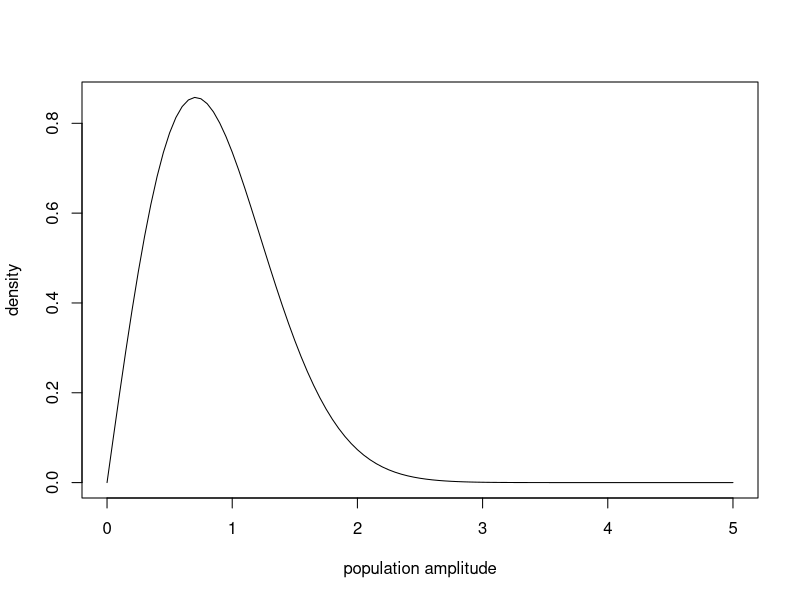
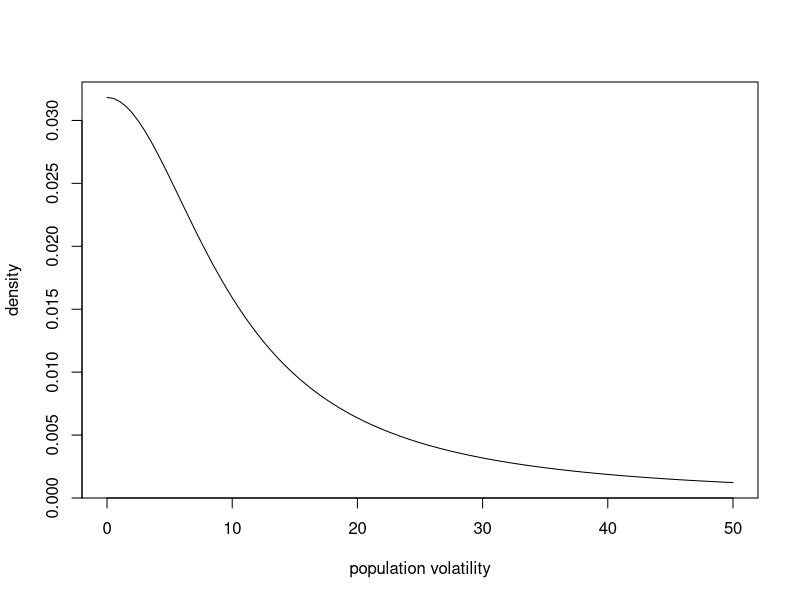
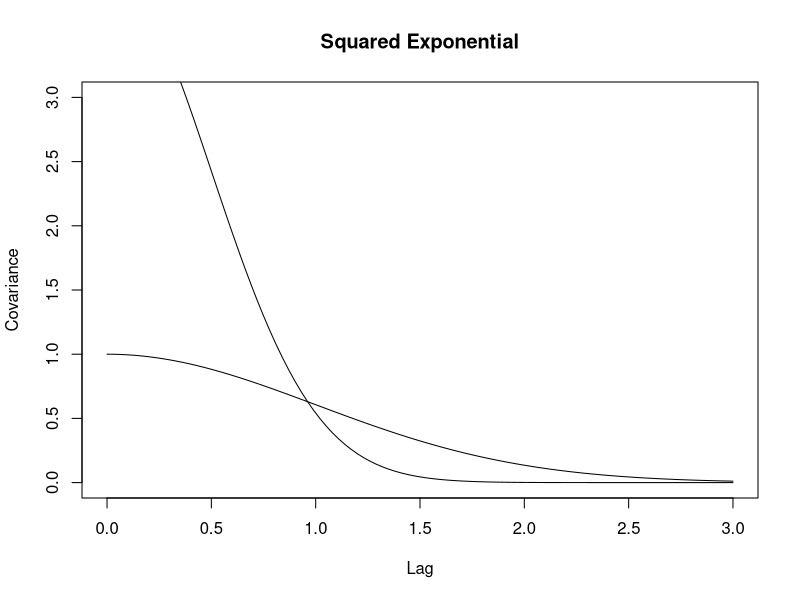
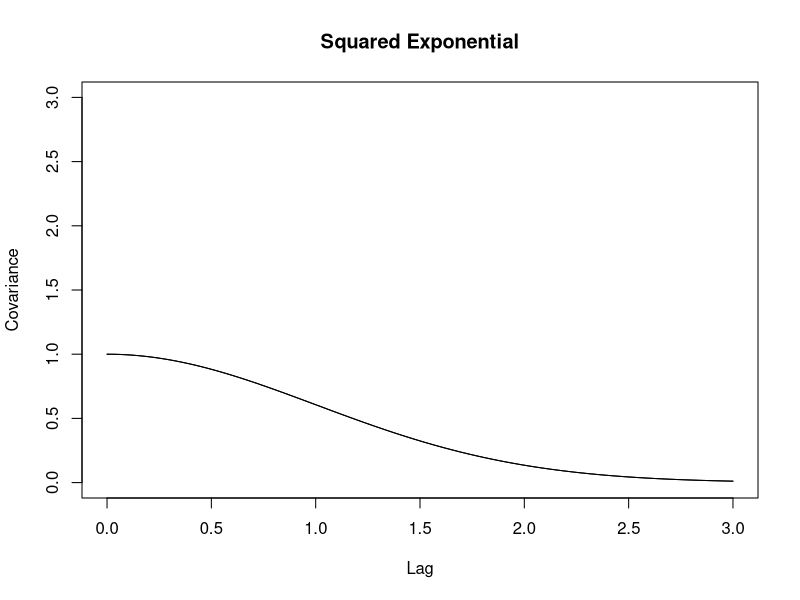
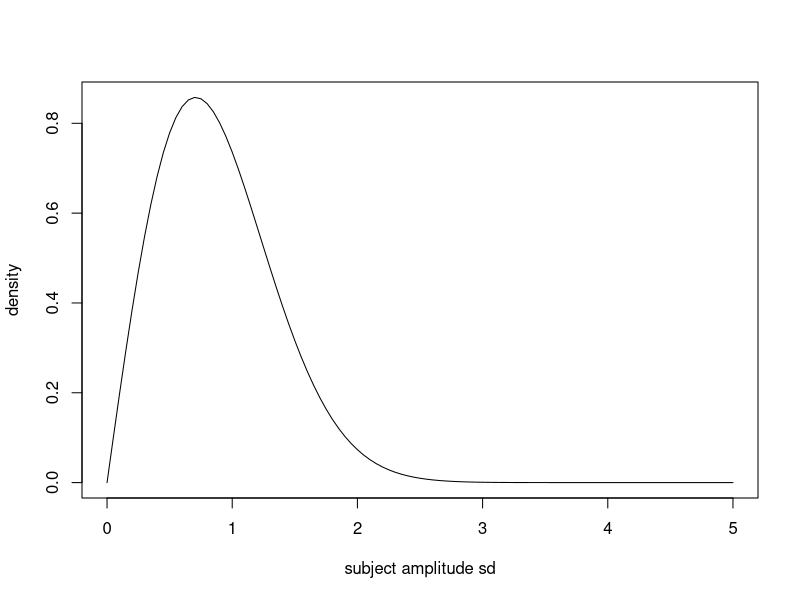
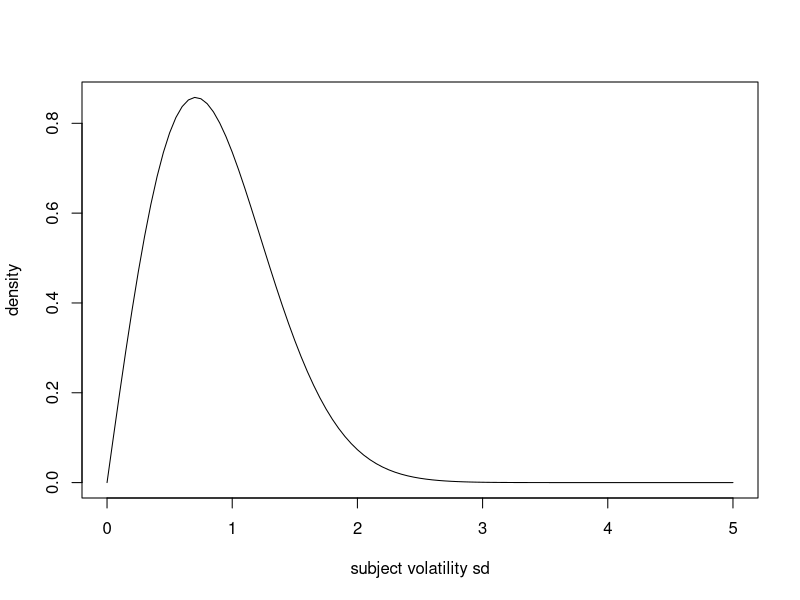
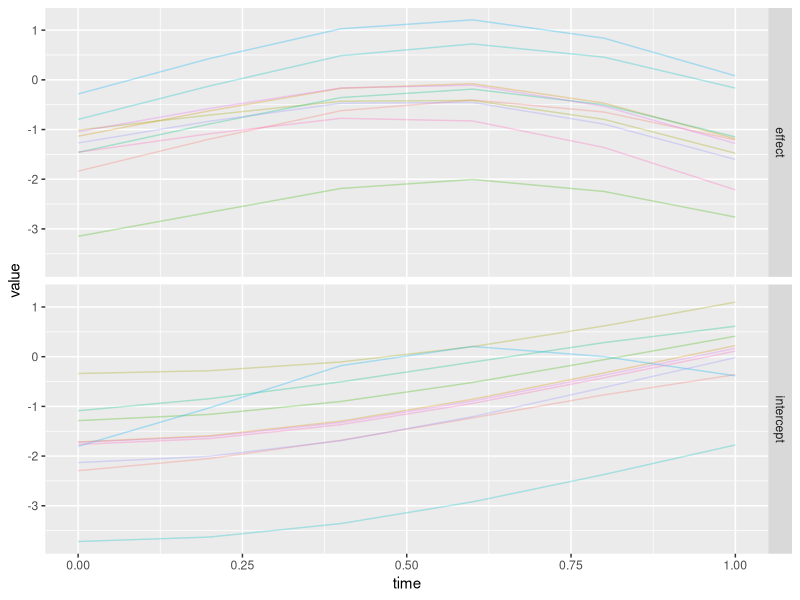
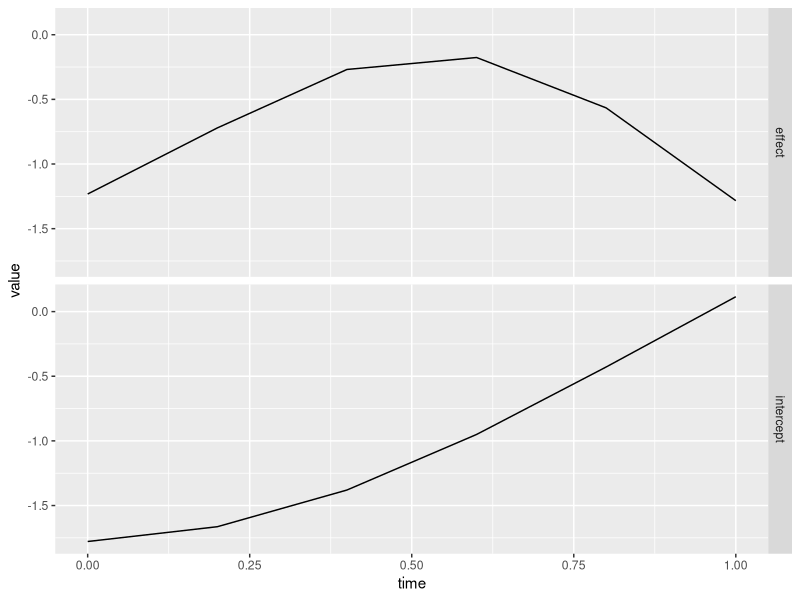

These figures' R source, in order:
# Load Pakages ----

library(MASS)
library(tidyverse)
library(plyr)



# Functions ----

# this function takes in amplitude and volatility values (one for each parameter) and creates covariance matrices for each parameter
get_Sigmas = function(amplitudes, volatilities) {
  Sigmas = list()
  
  for (param in 1:length(amplitudes)) {
    Sigmas[[param]] = matrix(0, n_x, n_x)
    for (i in 1:n_x){
      for (j in 1:n_x){
        Sigmas[[param]][i, j] = amplitudes[param]^2*exp(-volatilities[param]^2*(1/2)*(x[i] - x[j])^2)  
      }
    }
  } 
  
  curve(amplitudes[1]^2*exp(-volatilities[1]^2*(1/2)*(x)^2), 0, (max(x)-min(x))*3, xlab="Lag", ylab="Covariance", main = "Squared Exponential", ylim = c(0, 3))
  for (param in 2:length(amplitudes)) {
    curve(amplitudes[param]^2*exp(-volatilities[param]^2*(1/2)*(x)^2), 0, (max(x)-min(x))*3, add = T, xlab="Lag", ylab="Covariance", main = "Squared Exponential")
  }
  
  return(Sigmas)
}

# this function takes the variability (sd) among participant amplitude and volatility
# it then samples participant-specific amplitude and volatility values
# based on these, participant-specific covariance matrices are generated
# samples are then taken from a multivariate normal with mean zero and variance defined by these covariances (one for each participant)
# these samples make up a participant-specific deviation from the population mean function which itself is sampled from a multivariate normal
# the sum of the population mean function and the participant-specific deviation function ultimately make up the participant-specific function 
# this process is repeated for each parameter and each participant
get_subj_Sigmas = function(subj_amplitude_sd, subj_volatility_sd, Sigmas){
  fs = list()
  fs_subj = list()
  
  for (param in 1:length(amplitudes)) {
    fs[[param]] = mvrnorm(1, mu, Sigmas[[param]])
    
    for (subj in 1:n) {
      subj_amplitude = rnorm(1, 0, subj_amplitude_sd[param])
      subj_volatility = rnorm(1, 0, subj_volatility_sd[param])
      
      subj_Sigma = matrix(0, n_x, n_x)
      for (i in 1:n_x){
        for (j in 1:n_x){
          subj_Sigma[i, j] = subj_amplitude^2*exp(-subj_volatility^2*(1/2)*(x[i] - x[j])^2)  
        }
      }
      
      f_subj_val = fs[[param]] + mvrnorm(1, mu, subj_Sigma)
      f_subj = data.frame(value = f_subj_val, parameter = param, id = subj, time = x)
      
      idx = ((param-1)*n+1) + subj
      fs_subj[[idx]] = f_subj
    }
  }
  
  return(list("fs" = fs, "fs_subj" = fs_subj))
}



# Experimental parameters ----

# number of participants
n = 10  

# trajectory time points; they are bounded from 0 to 1 so that amplitudes and volatilities are on the right scale
x = 0:5/5

# the number of time points
n_x = length(x)

# mean function: all zeros
mu = rep(0, n_x)



# Group GPs ----

# the prior on the population amplitude is examined
curve(dweibull(x, 2, 1), 0, 5, ylab = "density", xlab = "population amplitude")

# intercept, effect
amplitudes = c(1, 2)

# the prior on the population volatility is examined
curve(dcauchy(x, 0, 10), 0, 50, ylab = "density", xlab = "population volatility")

# the population volatilities for each parameter are specified
volatilities = c(1, 2)

# the covariance matrix for the population mean function is computed
Sigmas = get_Sigmas(amplitudes, volatilities)



# Group GPs for Noise ----

# the population amplitudes for the trial-wise variability (noise) functions of each parameter are specified
namplitudes = c(1, 1)

# the population volatilities for the trial-wise variability (noise) functions of each parameter are specified
nvolatilities = c(1, 1)

# the covariance matrix for the population noise function is computed
nSigmas = get_Sigmas(namplitudes, nvolatilities)



# Sample Mean Functions ----

# the prior on the amplitude standard deviation (among participants) is examined
curve(dweibull(x, 2, 1), 0, 5, ylab = "density", xlab = "subject amplitude sd")

# the participant amplitude standard deviations are specified
subj_amplitude_sd = c(1, 1)

# the prior on the volatility standard deviation (among participants) is examined
curve(dweibull(x, 2, 1), 0, 5, ylab = "density", xlab = "subject volatility sd")

# the participant volatility standard deviations are specified
subj_volatility_sd = c(1, 1)

# the participant-level deviation functions are computed
temp = get_subj_Sigmas(subj_amplitude_sd, subj_volatility_sd, Sigmas)

# identify the population mean function
fs = temp$fs

# indentify the participant mean functions  
fs_subj = temp$fs_subj

# join all the participant mean functions together
df = do.call(rbind, fs_subj)

# add labels for the two parameters
df$parameter = factor(
  ifelse(
    df$parameter == 1
    , "intercept"
    , "effect"
  )
)

# plot the participant mean functions
df %>%
  ggplot()+
  geom_line(aes(x=time, y=value, color=factor(id)), alpha = 0.3)+
  facet_grid(parameter~.)+
  theme(legend.position="none")

# save the generative participant mean functions
# saveRDS(df, file = "/Users/ghislaindentremont/Documents/Experiments/Trajectory/Trajectory Studies/previous_analyses/comparing_contrasts/subj.rds")

# join the population mean functions together
df_pop = do.call(cbind, fs)

# create data frame object 
df_pop = data.frame(df_pop)

# change column names - one per parameter
names(df_pop) = c("intercept", "effect") 

# add column for arbitrary time labels
df_pop %>%
  mutate(
    time = x
  ) -> df_pop

# plot the population mean functions for each parameter
df_pop %>%
  gather(parameter, value, intercept:effect) %>%
  ggplot()+
  geom_line(aes(x=time, y=value))+
  facet_grid(parameter~.)

# save the generative population mean functions
# saveRDS(df_pop, file = "/Users/ghislaindentremont/Documents/Experiments/Trajectory/Trajectory Studies/previous_analyses/comparing_contrasts/pop.rds")



# Sample Noise Functions ----

# the prior for the participant noise amplitude standard deviation
curve(dweibull(x, 2, 1), 0, 5, ylab = "density", xlab = "subject noise amplitude sd")

# specify participant noise amplitude sds
subj_namplitude_sd = c(1, 1)

# the prior for the participant noise volatility standard deviation
curve(dweibull(x, 2, 1), 0, 5, ylab = "density", xlab = "subject noise volatility sd")

# specify participant noise volatility sds
subj_nvolatility_sd = c(1, 1)

# the participant-level noise deviation functions are computed
temp = get_subj_Sigmas(subj_namplitude_sd, subj_nvolatility_sd, nSigmas)

# identify population noise functions
fs_noise = temp$fs

# identify participant noise functions
fs_noise_subj = temp$fs_subj

# join participant noise functions together
df_noise = do.call(rbind, fs_noise_subj)

# add parameter labels
df_noise$parameter = factor(
  ifelse(
    df_noise$parameter == 1
    , "intercept"
    , "effect"
  )
)

# change parameter column name
names(df_noise)[2] = c("parameter")

# plot participant noise functions
df_noise %>%
  ggplot()+
  geom_line(aes(x=time, y=value, color=factor(id)), alpha = 0.3)+
  facet_grid(parameter~.)+
  theme(legend.position="none")

# save generative participant noise functions
# saveRDS(df_noise, file = "/Users/ghislaindentremont/Documents/Experiments/Trajectory/Trajectory Studies/previous_analyses/comparing_contrasts/subj_noise.rds")

# join population noise functions
df_noise_pop = do.call(cbind, fs_noise)

# create data frame object
df_noise_pop = data.frame(df_noise_pop)

# change column names
names(df_noise_pop) = c("intercept", "effect") 

# add tiem column
df_noise_pop %>%
  mutate(
    time = x
  ) -> df_noise_pop

# plot population noise functions
df_noise_pop %>%
  gather(parameter, value, intercept:effect) %>%
  ggplot()+
  geom_line(aes(x=time, y=value))+
  facet_grid(parameter~.)

# save generative population noise functions
# saveRDS(df_noise_pop, file = "/Users/ghislaindentremont/Documents/Experiments/Trajectory/Trajectory Studies/previous_analyses/comparing_contrasts/pop_noise.rds")



# Sampling from f(x)s with noise ----

# need to create conditions
df %>%
  spread(parameter, value) %>%
  dplyr::mutate(
    condition1 = intercept + effect/2
    , condition2 = intercept - effect/2
    ) %>%
  dplyr::select(-c(effect, intercept)) %>%
  gather(condition, value, condition1:condition2) -> df_c

df_noise %>%
  spread(parameter, value) %>%
  dplyr::mutate(
    condition1 = intercept + effect/2
    , condition2 = intercept - effect/2
  ) %>%
  dplyr::select(-c(effect, intercept)) %>%
  gather(condition, value, condition1:condition2) -> df_noise_c

# specify number of trials by condition
n_trials_by_condition = 10

# verify that the participant noise function and participant mean function data frames are alligned 
mean(df_c$id == df_noise_c$id)
mean(df_c$time == df_noise_c$time)
mean(df_c$condition == df_noise_c$condition)

# add participant noise as new column to participant mean data frame 
df_c$noise = df_noise_c$value

# sample from participant mean functions with noise (trial-by-trial variability)
df_final2 = ddply(
  .data = df_c
  , .variables = c("condition","id")
  , .fun = function(df_piece) {
    f_noise = t(mvrnorm(n_trials_by_condition, df_piece$value, exp(df_piece$noise)^2*diag(nrow(df_piece))))
    data.frame(f_noise, time=df_piece$time)
  }
)

# reformat data frame
df_final = df_final2 %>%
  gather(trial, value, -c(condition, id, time), factor_key = T)

# make condition labels a factor column
df_final$condition = factor(df_final$condition)

# make id labels a factor column
df_final$id = factor(df_final$id)

# plot fake participant trajectories 
df_final %>%
  ggplot()+
  geom_line(aes(x=time, y=value, color=trial), alpha = 0.5)+
  facet_grid(condition~id)+
  theme(legend.position="none")

# get mean participant trajectories by averaging over trials
df_id_means = aggregate(value ~ time + condition + id, data=df_final, FUN=mean)

# plot fake participant mean trajectories 
df_id_means %>%
  ggplot()+
  geom_line(aes(x=time, y=value))+
  facet_grid(condition~id)

# change column names 
names(df_final)[5] = c("position")


# Save Fake Data File ----

# saveRDS(df_final, file = "/Users/ghislaindentremont/Documents/Experiments/Trajectory/Trajectory Studies/previous_analyses/comparing_contrasts/fake_data.rds")



